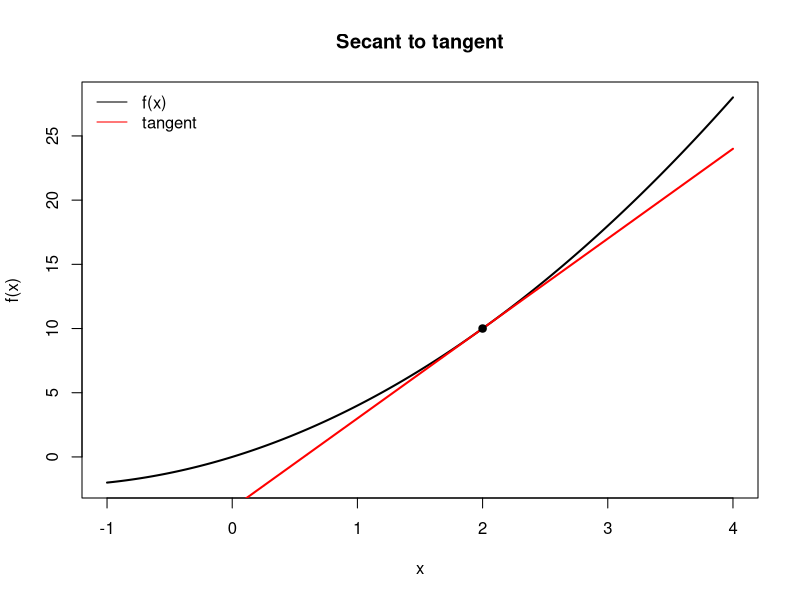

Reproduce this figure in R.
# Laboratory A: secant slopes and tangent estimates
f <- function(x) x^2 + 3*x
a <- 2
h <- c(1, .5, .1, .01, -.01, -.1, -.5)
result <- data.frame(h=h, secant=(f(a+h)-f(a))/h, exact=2*a+h+3)
print(result)
x <- seq(-1,4,length.out=300)
plot(x,f(x),type="l",lwd=2,xlab="x",ylab="f(x)",main="Secant to tangent")
lines(x,f(a)+7*(x-a),col="red",lwd=2)
points(a,f(a),pch=19)
legend("topleft",c("f(x)","tangent"),col=c("black","red"),lty=1,bty="n")
